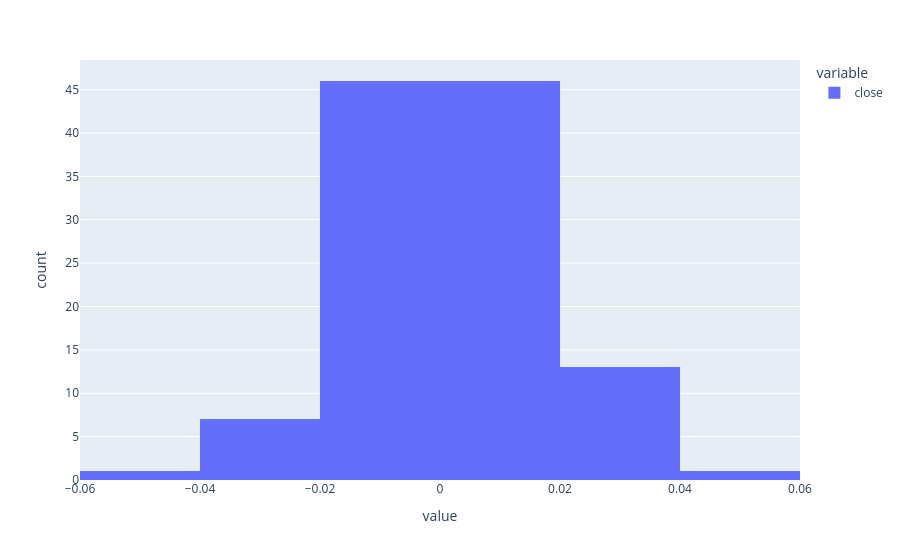

The notebook cell saved with this chart:
### Markdown cell above
**Vi ser at grafen hadde tydelig opptrend fra april til juni, deretter mindre korreksjon.**

### Code cell
# histogram for se om store tap er vanlig, observere ekstreme hendelser og om avkastningen er normalfordelt
returns = dfi["close"].pct_change().dropna()

px.histogram(
    returns,
    nbins = 5
).show()

### Figure 1 — Plotly figure (JSON) as saved in the notebook; plotly's stock layout.template omitted (floating-point values rounded to 4 significant figures)
{"data": [{"bingroup": "x", "hovertemplate": "variable=close<br>value=%{x}<br>count=%{y}<extra></extra>", "legendgroup": "close", "marker": {"color": "#636efa", "pattern": {"shape": ""}}, "name": "close", "nbinsx": 5, "orientation": "v", "showlegend": true, "type": "histogram", "x": [-0.01384, -0.01833, -0.007737, -0.004955, 0.001274, 0.003393, 0.003074, -0.004175, -0.006732, -0.01038, -0.03456, 0.003851, 0.002827, -0.001248, 0.02971, 0.0112, -0.007086, 0.007175, 0.004646, 0.04058, -0.001963, 0.02601, -0.002098, 0.00801, -0.01258, -0.003423, 0.00665, -0.04998, -0.02273, 0.03167, 0.001781, -0.01426, 0.01535, 0.006047, 0.02239, 0.00768, -0.004668, -0.03213, 0.002044, -0.003664, -0.004664, -0.008495, -0.01087, 0.0094, 0.003656, -7.668e-05, -0.01936, -0.02205, 0.01079, 0.005577, -0.01687, -0.003921, -0.003896, 0.01411, 0.0005964, 0.003894, 0.001069, -0.01617, -0.008722, 0.02903, 0.00725, 0.001134, 0.01149, -0.02071, 0.0213, 0.006141, -3.839e-05, -0.004914, -0.001427, 0.02936, -0.01137, 0.02593, 0.01044, -0.0252, 0.0263, 0.0009518, -0.008668, -0.01273, 0.01158, -0.001995, 0.004368, 0.03239, -0.01182, 0.02655, 0.01172, -0.0002435, 0.02046, -0.002182, 0.007243, 0.01381, -0.002208, 0.006774, -0.007961, 0.003794, 0.01097, 0.009065, 0.01256, -0.001587, 0.008173, 0.00534, -0.00144, -0.01843, 0.02902, -0.01567, 0.003126, -0.0125, -0.01887, -0.03645, 0.003545, 0.01389, -0.01522, 0.01817, 0.009514, -0.01099], "xaxis": "x", "yaxis": "y"}], "layout": {"barmode": "relative", "legend": {"title": {"text": "variable"}, "tracegroupgap": 0}, "margin": {"t": 60}, "xaxis": {"anchor": "y", "domain": [0, 1], "title": {"text": "value"}}, "yaxis": {"anchor": "x", "domain": [0, 1], "title": {"text": "count"}}}}
